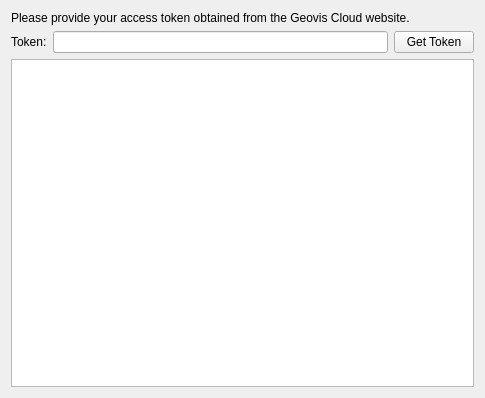
<?xml version="1.0" encoding="UTF-8"?>
<ui version="4.0">
 <class>Form</class>
 <widget class="QWidget" name="Form">
  <property name="geometry">
   <rect>
    <x>0</x>
    <y>0</y>
    <width>485</width>
    <height>398</height>
   </rect>
  </property>
  <property name="windowTitle">
   <string/>
  </property>
  <layout class="QGridLayout" name="gridLayout">
   <item row="1" column="0">
    <widget class="QLabel" name="label">
     <property name="text">
      <string>Token:</string>
     </property>
    </widget>
   </item>
   <item row="1" column="1">
    <widget class="QLineEdit" name="lineEdit"/>
   </item>
   <item row="0" column="0" colspan="3">
    <widget class="QLabel" name="label_2">
     <property name="text">
      <string>Please provide your access token obtained from the Geovis Cloud website.</string>
     </property>
    </widget>
   </item>
   <item row="1" column="2">
    <widget class="QPushButton" name="btnGetToken">
     <property name="text">
      <string>Get Token</string>
     </property>
    </widget>
   </item>
   <item row="2" column="0" colspan="3">
    <widget class="QListWidget" name="listWidget">
     <property name="editTriggers">
      <set>QAbstractItemView::NoEditTriggers</set>
     </property>
     <property name="movement">
      <enum>QListView::Static</enum>
     </property>
     <property name="resizeMode">
      <enum>QListView::Adjust</enum>
     </property>
     <property name="gridSize">
      <size>
       <width>180</width>
       <height>150</height>
      </size>
     </property>
     <property name="viewMode">
      <enum>QListView::IconMode</enum>
     </property>
    </widget>
   </item>
  </layout>
 </widget>
 <resources/>
 <connections/>
 <slots>
  <slot>handleUpdateToken()</slot>
 </slots>
</ui>
